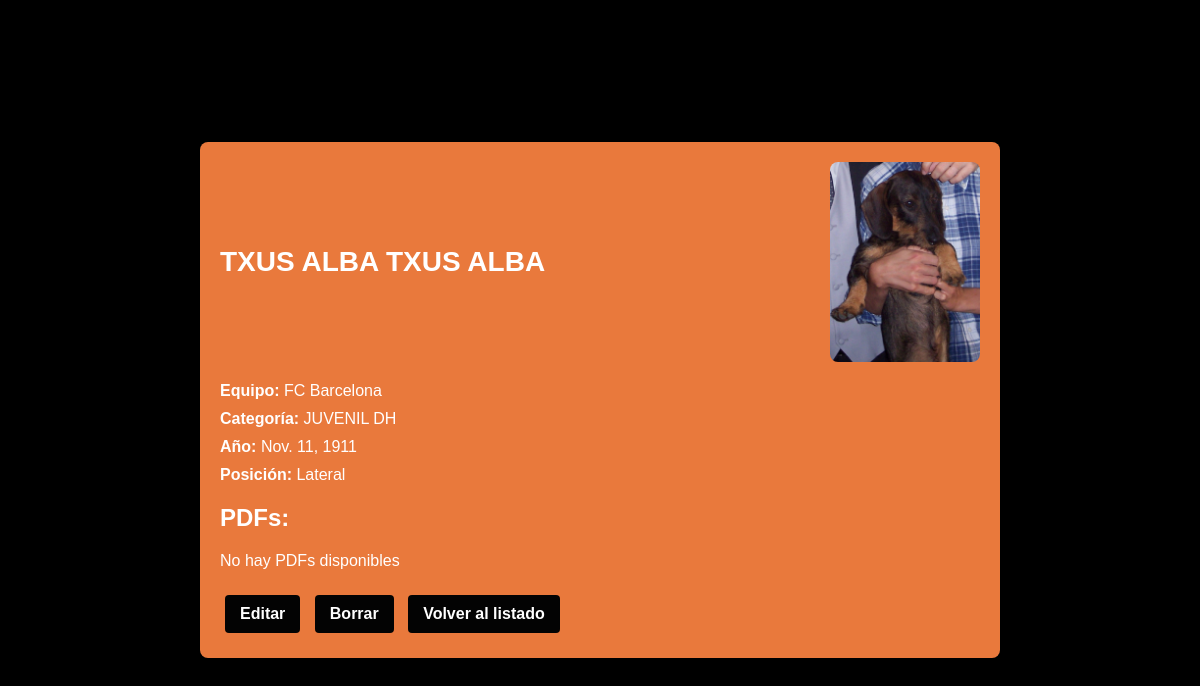
/player/8/ (signed in), run on the app's committed database.
### myapp/models.py (models this page shows, shortened)
class Player(models.Model):
    nombre = models.CharField(max_length=200, unique=True)
    equipo = models.CharField(max_length=100)
    categoria = models.CharField(max_length=50, null=True)
    ano = models.DateField()
    posicion= models.CharField(max_length=100)
    pdfes = models.ManyToManyField('Pdf', blank=True, related_name='players')  # Especificar un nombre de relación inversa
    cover_image = models.ImageField(upload_to='covers/', blank=True, null=True)

### myapp/views.py (the view)
# urls.py: path('player/<int:pk>/', views.player_detail, name='player_detail'),
@login_required
def player_detail(request, pk):
    player = get_object_or_404(Player, pk=pk)
    return render(request, 'player_detail.html', {'player': player})

### myapp/templates/player_detail.html (shortened to what this page needs)
<!DOCTYPE html>
<html>
<head>
    {% load static %}
    <link rel="stylesheet" type="text/css" href="{% static 'css/player_detail.css' %}">
</head>
<body>
    <div class="container">
        <div class="player-header">
            <h1>{{ player.nombre }}</h1>
            {% if player.cover_image %}
                <img src="{{ player.cover_image.url }}" alt="Cover Image" class="cover-image">
            {% endif %}
        </div>
        <div class="player-info">
            <p><strong>Equipo:</strong> {{ player.equipo }}</p>
            <p><strong>Categoría:</strong> {{ player.categoria }}</p>
            <p><strong>Año:</strong> {{ player.ano }}</p>
            <p><strong>Posición:</strong> {{ player.posicion }}</p>
        </div>
        <h2>PDFs:</h2>
        <ul class="pdf-list">
            {% for pdf in player.pdfs.all %}
                <li>
                    <a href="{{ pdf.file.url }}" target="_blank">{{ pdf.file.name }}</a>
                </li>
            {% empty %}
                <li>No hay PDFs disponibles</li>
            {% endfor %}
        </ul>
        <div class="actions">
            <a href="{% url 'player_update' player.pk %}" class="btn">Editar</a>
            <a href="{% url 'player_delete' player.pk %}" class="btn">Borrar</a>
            <a href="{% url 'player_list' %}" class="btn">Volver al listado</a>
        </div>
    </div>
</body>
</html>

### static/css/player_detail.css (style rules this page uses)
body { font-family: 'Inria Sans', Arial, sans-serif; background-color: #000000; color: #ffffff; margin: 0; padding: 0; display: flex; justify-content: center; align-items: center; height: 100vh; }
.container { background-color: #e9793c; padding: 20px; border-radius: 8px; box-shadow: 0px 4px 12px rgba(0, 0, 0, 0.1); width: 90%; max-width: 800px; box-sizing: border-box; }
.player-header { display: flex; align-items: center; margin-bottom: 20px; }
.player-header h1 { margin: 0; font-size: 28px; color: #ffffff; flex: 1; }
.cover-image { border-radius: 8px; max-width: 150px; max-height: 350px; margin-left: 20px; }
.player-info { margin-bottom: 20px; }
.player-info p { margin: 10px 0; }
.pdf-list { list-style-type: none; padding: 0; }
.pdf-list li { margin: 10px 0; }
.actions { margin-top: 20px; }
.btn { display: inline-block; background-color: #030303; color: #ffffff; padding: 10px 15px; margin: 5px; border-radius: 4px; text-decoration: none; font-weight: 700; }

### data on the page
Player: nombre "TXUS ALBA TXUS ALBA", cover_image (picture), equipo "FC Barcelona", categoria "JUVENIL DH", ano "Nov. 11, 1911", posicion "Lateral"
